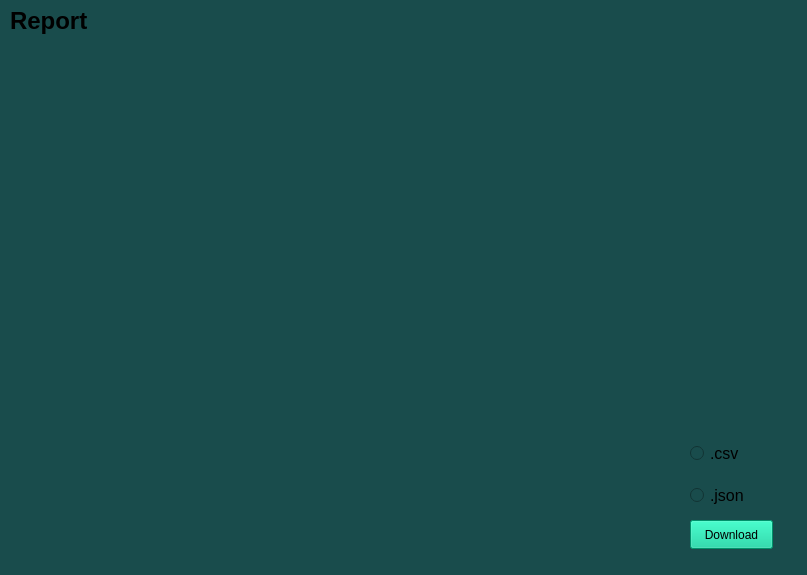
<?xml version="1.0" encoding="UTF-8"?>
<ui version="4.0">
 <class>Report</class>
 <widget class="QWidget" name="Report">
  <property name="geometry">
   <rect>
    <x>0</x>
    <y>0</y>
    <width>807</width>
    <height>575</height>
   </rect>
  </property>
  <property name="windowTitle">
   <string>Form</string>
  </property>
  <property name="styleSheet">
   <string notr="true">background-color: rgb(25, 76, 76);</string>
  </property>
  <widget class="QLabel" name="label">
   <property name="geometry">
    <rect>
     <x>10</x>
     <y>0</y>
     <width>111</width>
     <height>41</height>
    </rect>
   </property>
   <property name="font">
    <font>
     <pointsize>18</pointsize>
     <bold>true</bold>
    </font>
   </property>
   <property name="styleSheet">
    <string notr="true"/>
   </property>
   <property name="text">
    <string>Report</string>
   </property>
  </widget>
  <widget class="QRadioButton" name="csvRadioBtn">
   <property name="geometry">
    <rect>
     <x>690</x>
     <y>440</y>
     <width>61</width>
     <height>26</height>
    </rect>
   </property>
   <property name="font">
    <font>
     <pointsize>12</pointsize>
    </font>
   </property>
   <property name="styleSheet">
    <string notr="true"/>
   </property>
   <property name="text">
    <string>.csv</string>
   </property>
  </widget>
  <widget class="QRadioButton" name="jsonRadioBtn">
   <property name="geometry">
    <rect>
     <x>690</x>
     <y>480</y>
     <width>71</width>
     <height>31</height>
    </rect>
   </property>
   <property name="font">
    <font>
     <pointsize>12</pointsize>
    </font>
   </property>
   <property name="styleSheet">
    <string notr="true"/>
   </property>
   <property name="text">
    <string>.json</string>
   </property>
  </widget>
  <widget class="QPushButton" name="DownloadBtn">
   <property name="geometry">
    <rect>
     <x>690</x>
     <y>520</y>
     <width>83</width>
     <height>29</height>
    </rect>
   </property>
   <property name="styleSheet">
    <string notr="true">background-color: rgb(0, 204, 150);
color: rgb(0, 0, 0);</string>
   </property>
   <property name="text">
    <string>Download</string>
   </property>
  </widget>
 </widget>
 <resources/>
 <connections/>
</ui>
